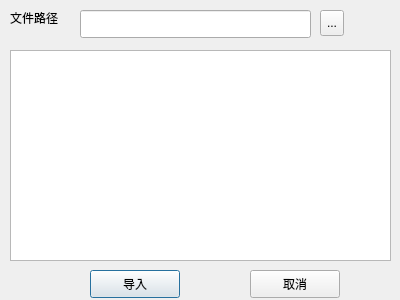
<?xml version="1.0" encoding="UTF-8"?>
<ui version="4.0">
 <class>ImportFuncPointDialog</class>
 <widget class="QDialog" name="ImportFuncPointDialog">
  <property name="geometry">
   <rect>
    <x>0</x>
    <y>0</y>
    <width>400</width>
    <height>300</height>
   </rect>
  </property>
  <property name="windowTitle">
   <string>Dialog</string>
  </property>
  <widget class="QLabel" name="label">
   <property name="geometry">
    <rect>
     <x>10</x>
     <y>10</y>
     <width>58</width>
     <height>16</height>
    </rect>
   </property>
   <property name="text">
    <string>文件路径</string>
   </property>
  </widget>
  <widget class="QLineEdit" name="lineEdit">
   <property name="geometry">
    <rect>
     <x>80</x>
     <y>10</y>
     <width>231</width>
     <height>28</height>
    </rect>
   </property>
  </widget>
  <widget class="QToolButton" name="toolButton">
   <property name="geometry">
    <rect>
     <x>320</x>
     <y>10</y>
     <width>24</width>
     <height>26</height>
    </rect>
   </property>
   <property name="text">
    <string>...</string>
   </property>
  </widget>
  <widget class="QTableView" name="tableView">
   <property name="geometry">
    <rect>
     <x>10</x>
     <y>50</y>
     <width>381</width>
     <height>211</height>
    </rect>
   </property>
  </widget>
  <widget class="QPushButton" name="import_btn">
   <property name="geometry">
    <rect>
     <x>90</x>
     <y>270</y>
     <width>90</width>
     <height>28</height>
    </rect>
   </property>
   <property name="text">
    <string>导入</string>
   </property>
  </widget>
  <widget class="QPushButton" name="cancel_btn">
   <property name="geometry">
    <rect>
     <x>250</x>
     <y>270</y>
     <width>90</width>
     <height>28</height>
    </rect>
   </property>
   <property name="text">
    <string>取消</string>
   </property>
  </widget>
 </widget>
 <resources/>
 <connections/>
</ui>
